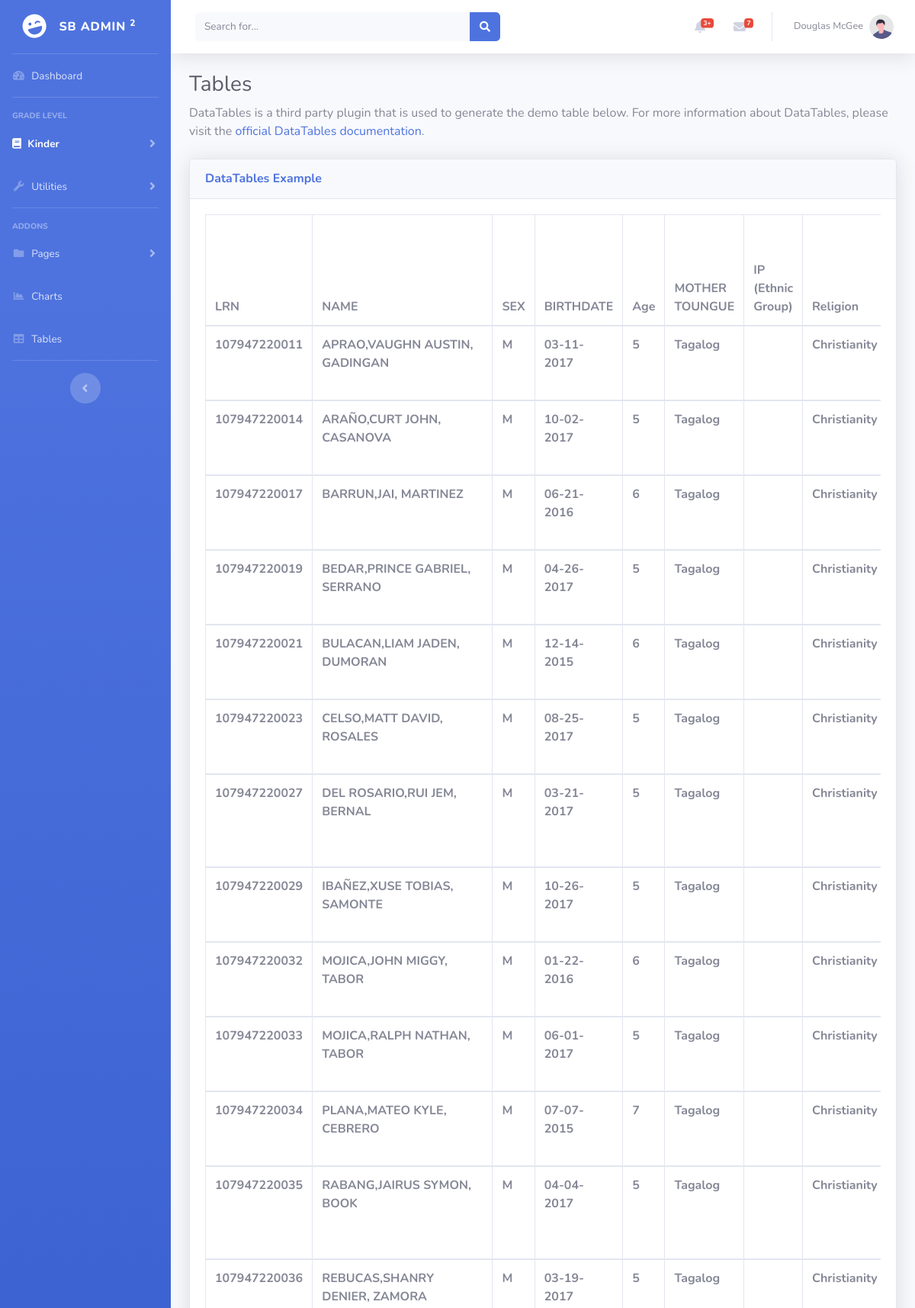
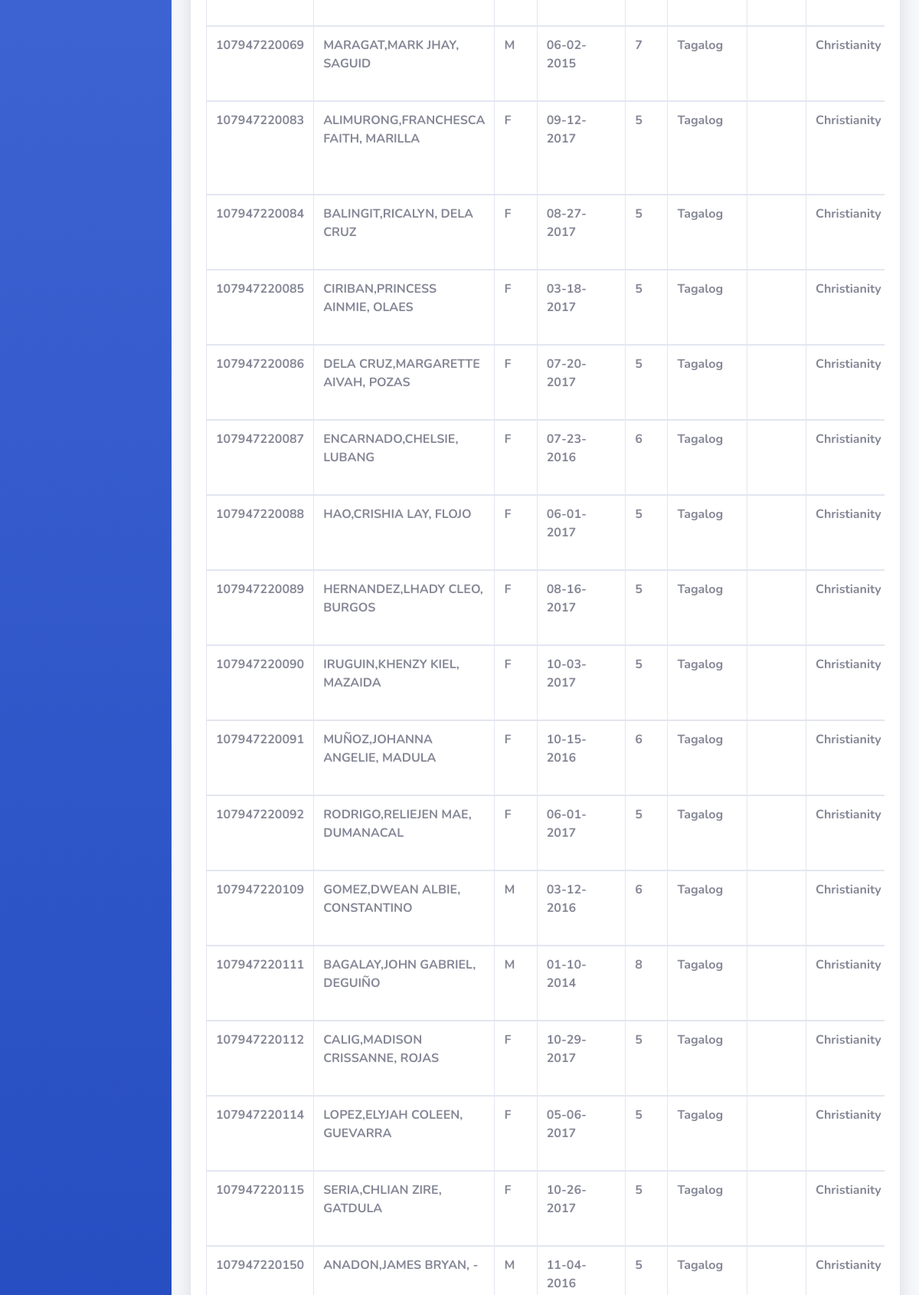
/aguinaldo.php (upper part), run on the app's committed database (2 pictures, top to bottom).
### tables this page shows
CREATE TABLE `kinder_aguinaldo` (
  `LRN` char(13) NOT NULL,
  `Student_Name` char(150) DEFAULT NULL,
  `Sex` char(1) DEFAULT NULL,
  `Birth_Date` char(10) DEFAULT NULL,
  `Age` int(3) DEFAULT NULL,
  `Mother_Tongue` char(30) DEFAULT NULL,
  `Ethnic_Group` char(30) DEFAULT NULL,
  `Religion` char(35) DEFAULT NULL,
  `House_NO_Street_Sitio_Purok` char(150) DEFAULT NULL,
  `Barangay` char(30) DEFAULT NULL,
  `Municipality` char(35) DEFAULT NULL,
  `Province` char(30) DEFAULT NULL,
  `Father_Name` char(150) DEFAULT NULL,
  `Maiden_Mother_Name` char(150) DEFAULT NULL,
  `Guardian_Name` char(150) DEFAULT NULL,
  `Guardian_Relationship` char(30) DEFAULT NULL,
  `Guardian_Number` char(12) DEFAULT NULL,
  `Learning_Modality` char(30) DEFAULT NULL,
  `Remarks` char(100) DEFAULT NULL
);

### aguinaldo.php (the view, shortened to what this page needs)
<!DOCTYPE html>
<html lang="en">
<head>
    <link href="vendor/fontawesome-free/css/all.min.css" rel="stylesheet" type="text/css">
    <link href="css/sb-admin-2.min.css" rel="stylesheet">
    <link href="vendor/datatables/dataTables.bootstrap4.min.css" rel="stylesheet">
</head>
<body id="page-top">
    <div id="wrapper">
        <ul class="navbar-nav bg-gradient-primary sidebar sidebar-dark accordion" id="accordionSidebar">
            <a class="sidebar-brand d-flex align-items-center justify-content-center" href="index.html">
                <div class="sidebar-brand-icon rotate-n-15">
                    <i class="fas fa-laugh-wink"></i>
                </div>
                <div class="sidebar-brand-text mx-3">SB Admin <sup>2</sup></div>
            </a>
            <hr class="sidebar-divider my-0">
            <li class="nav-item">
                <a class="nav-link" href="index.html">
                    <i class="fas fa-fw fa-tachometer-alt"></i>
                    <span>Dashboard</span></a>
            </li>
            <hr class="sidebar-divider">
            <div class="sidebar-heading">
                Grade Level
            </div>
            <li class="nav-item active">
                <a class="nav-link collapsed" href="#" data-toggle="collapse" data-target="#collapseTwo"
                    aria-expanded="true" aria-controls="collapseTwo">
                    <i class="fa fa-book"></i>
                    <span>Kinder</span>
                </a>
            </li>
            <li class="nav-item">
                <a class="nav-link collapsed" href="#" data-toggle="collapse" data-target="#collapseUtilities"
                    aria-expanded="true" aria-controls="collapseUtilities">
                    <i class="fas fa-fw fa-wrench"></i>
                    <span>Utilities</span>
                </a>
            </li>
            <hr class="sidebar-divider">
            <div class="sidebar-heading">
                Addons
            </div>
            <li class="nav-item">
                <a class="nav-link collapsed" href="#" data-toggle="collapse" data-target="#collapsePages"
                    aria-expanded="true" aria-controls="collapsePages">
                    <i class="fas fa-fw fa-folder"></i>
                    <span>Pages</span>
                </a>
            </li>
            <li class="nav-item">
                <a class="nav-link" href="charts.html">
                    <i class="fas fa-fw fa-chart-area"></i>
                    <span>Charts</span></a>
            </li>
            <li class="nav-item">
                <a class="nav-link" href="tables.html">
                    <i class="fas fa-fw fa-table"></i>
                    <span>Tables</span></a>
            </li>
            <hr class="sidebar-divider d-none d-md-block">
            <div class="text-center d-none d-md-inline">
                <button class="rounded-circle border-0" id="sidebarToggle"></button>
            </div>
        </ul>
        <div id="content-wrapper" class="d-flex flex-column">
            <div id="content">
                <nav class="navbar navbar-expand navbar-light bg-white topbar mb-4 static-top shadow">
                    <form
                        class="d-none d-sm-inline-block form-inline mr-auto ml-md-3 my-2 my-md-0 mw-100 navbar-search">
                        <div class="input-group">
                            <input type="text" class="form-control bg-light border-0 small" placeholder="Search for..."
                                aria-label="Search" aria-describedby="basic-addon2">
                            <div class="input-group-append">
                                <button class="btn btn-primary" type="button">
                                    <i class="fas fa-search fa-sm"></i>
                                </button>
                            </div>
                        </div>
                    </form>
                    <ul class="navbar-nav ml-auto">
                        <li class="nav-item dropdown no-arrow mx-1">
                            <a class="nav-link dropdown-toggle" href="#" id="alertsDropdown" role="button"
                                data-toggle="dropdown" aria-haspopup="true" aria-expanded="false">
                                <i class="fas fa-bell fa-fw"></i>
                                <span class="badge badge-danger badge-counter">3+</span>
                            </a>
                        </li>
                        <li class="nav-item dropdown no-arrow mx-1">
                            <a class="nav-link dropdown-toggle" href="#" id="messagesDropdown" role="button"
                                data-toggle="dropdown" aria-haspopup="true" aria-expanded="false">
                                <i class="fas fa-envelope fa-fw"></i>
                                <span class="badge badge-danger badge-counter">7</span>
                            </a>
                        </li>
                        <li class="nav-item dropdown no-arrow">
                            <a class="nav-link dropdown-toggle" href="#" id="userDropdown" role="button"
                                data-toggle="dropdown" aria-haspopup="true" aria-expanded="false">
                                <span class="mr-2 d-none d-lg-inline text-gray-600 small">Douglas McGee</span>
                                <img class="img-profile rounded-circle"
                                    src="img/undraw_profile.svg">
                            </a>
                        </li>
                    </ul>
                </nav>
                <div class="container-fluid">
                    <h1 class="h3 mb-2 text-gray-800">Tables</h1>
                    <p class="mb-4">DataTables is a third party plugin that is used to generate the demo table below.
                        For more information about DataTables, please visit the <a target="_blank"
                            href="https://datatables.net">official DataTables documentation</a>.</p>
                    <div class="card shadow mb-4">
                        <div class="card-header py-3">
                            <h6 class="m-0 font-weight-bold text-primary">DataTables Example</h6>
                        </div>
                        <div class="card-body">
                            <div class="table-responsive">
                                <table class="table table-bordered" id="dataTable" width="100%" cellspacing="0">
                                     <thead>
                                        <tr>
                                            <th>LRN</th>
                                            <th>NAME</th>
                                            <th>SEX</th>
                                            <th>BIRTHDATE</th>
                                            <th>Age</th>
                                            <th>MOTHER TOUNGUE</th>
                                            <th>IP (Ethnic Group)</th>
                                            <th>Religion</th>
                                        </tr>
                                    </thead>
                                        <?php
                        $con = mysqli_connect("localhost","root","","gtmes_db");
                        $stmt = mysqli_query($con, "SELECT * from kinder_aguinaldo");
                        while ($row = mysqli_fetch_row($stmt)) {
                        echo "<tbody>";
                        echo "<tr>";
                        for ($j = 0; $j < 19; $j++) {
                        echo "<th>".$row[$j]."</th>";
                             }
                            echo "</tr>";
                            echo "</tbody>";
                        }
                                ?>
                                </table>
                            </div>
                        </div>
                    </div>
                </div>
            </div>
        </div>
    </div>
</body>
</html>

### data on the page
kinder_aguinaldo: LRN "107947220011", Student_Name "APRAO,VAUGHN AUSTIN, GADINGAN", Sex "M", Birth_Date "03-11-2017", Age "5", Mother_Tongue "Tagalog", Religion "Christianity"
kinder_aguinaldo: LRN "107947220014", Student_Name "ARAÑO,CURT JOHN, CASANOVA", Sex "M", Birth_Date "10-02-2017", Age "5", Mother_Tongue "Tagalog", Religion "Christianity"
kinder_aguinaldo: LRN "107947220017", Student_Name "BARRUN,JAI, MARTINEZ", Sex "M", Birth_Date "06-21-2016", Age "6", Mother_Tongue "Tagalog", Religion "Christianity"
kinder_aguinaldo: LRN "107947220019", Student_Name "BEDAR,PRINCE GABRIEL, SERRANO", Sex "M", Birth_Date "04-26-2017", Age "5", Mother_Tongue "Tagalog", Religion "Christianity"
kinder_aguinaldo: LRN "107947220021", Student_Name "BULACAN,LIAM JADEN, DUMORAN", Sex "M", Birth_Date "12-14-2015", Age "6", Mother_Tongue "Tagalog", Religion "Christianity"
kinder_aguinaldo: LRN "107947220023", Student_Name "CELSO,MATT DAVID, ROSALES", Sex "M", Birth_Date "08-25-2017", Age "5", Mother_Tongue "Tagalog", Religion "Christianity"
kinder_aguinaldo: LRN "107947220027", Student_Name "DEL ROSARIO,RUI JEM, BERNAL", Sex "M", Birth_Date "03-21-2017", Age "5", Mother_Tongue "Tagalog", Religion "Christianity"
kinder_aguinaldo: LRN "107947220029", Student_Name "IBAÑEZ,XUSE TOBIAS, SAMONTE", Sex "M", Birth_Date "10-26-2017", Age "5", Mother_Tongue "Tagalog", Religion "Christianity"
kinder_aguinaldo: LRN "107947220032", Student_Name "MOJICA,JOHN MIGGY, TABOR", Sex "M", Birth_Date "01-22-2016", Age "6", Mother_Tongue "Tagalog", Religion "Christianity"
kinder_aguinaldo: LRN "107947220033", Student_Name "MOJICA,RALPH NATHAN, TABOR", Sex "M", Birth_Date "06-01-2017", Age "5", Mother_Tongue "Tagalog", Religion "Christianity"
kinder_aguinaldo: LRN "107947220034", Student_Name "PLANA,MATEO KYLE, CEBRERO", Sex "M", Birth_Date "07-07-2015", Age "7", Mother_Tongue "Tagalog", Religion "Christianity"
kinder_aguinaldo: LRN "107947220035", Student_Name "RABANG,JAIRUS SYMON, BOOK", Sex "M", Birth_Date "04-04-2017", Age "5", Mother_Tongue "Tagalog", Religion "Christianity"
kinder_aguinaldo: LRN "107947220036", Student_Name "REBUCAS,SHANRY DENIER, ZAMORA", Sex "M", Birth_Date "03-19-2017", Age "5", Mother_Tongue "Tagalog", Religion "Christianity"
kinder_aguinaldo: LRN "107947220069", Student_Name "MARAGAT,MARK JHAY, SAGUID", Sex "M", Birth_Date "06-02-2015", Age "7", Mother_Tongue "Tagalog", Religion "Christianity"
kinder_aguinaldo: LRN "107947220083", Student_Name "ALIMURONG,FRANCHESCA FAITH, MARILLA", Sex "F", Birth_Date "09-12-2017", Age "5", Mother_Tongue "Tagalog", Religion "Christianity"
kinder_aguinaldo: LRN "107947220084", Student_Name "BALINGIT,RICALYN, DELA CRUZ", Sex "F", Birth_Date "08-27-2017", Age "5", Mother_Tongue "Tagalog", Religion "Christianity"
kinder_aguinaldo: LRN "107947220085", Student_Name "CIRIBAN,PRINCESS AINMIE, OLAES", Sex "F", Birth_Date "03-18-2017", Age "5", Mother_Tongue "Tagalog", Religion "Christianity"
kinder_aguinaldo: LRN "107947220086", Student_Name "DELA CRUZ,MARGARETTE AIVAH, POZAS", Sex "F", Birth_Date "07-20-2017", Age "5", Mother_Tongue "Tagalog", Religion "Christianity"
kinder_aguinaldo: LRN "107947220087", Student_Name "ENCARNADO,CHELSIE, LUBANG", Sex "F", Birth_Date "07-23-2016", Age "6", Mother_Tongue "Tagalog", Religion "Christianity"
kinder_aguinaldo: LRN "107947220088", Student_Name "HAO,CRISHIA LAY, FLOJO", Sex "F", Birth_Date "06-01-2017", Age "5", Mother_Tongue "Tagalog", Religion "Christianity"
kinder_aguinaldo: LRN "107947220089", Student_Name "HERNANDEZ,LHADY CLEO, BURGOS", Sex "F", Birth_Date "08-16-2017", Age "5", Mother_Tongue "Tagalog", Religion "Christianity"
kinder_aguinaldo: LRN "107947220090", Student_Name "IRUGUIN,KHENZY KIEL, MAZAIDA", Sex "F", Birth_Date "10-03-2017", Age "5", Mother_Tongue "Tagalog", Religion "Christianity"
kinder_aguinaldo: LRN "107947220091", Student_Name "MUÑOZ,JOHANNA ANGELIE, MADULA", Sex "F", Birth_Date "10-15-2016", Age "6", Mother_Tongue "Tagalog", Religion "Christianity"
kinder_aguinaldo: LRN "107947220092", Student_Name "RODRIGO,RELIEJEN MAE, DUMANACAL", Sex "F", Birth_Date "06-01-2017", Age "5", Mother_Tongue "Tagalog", Religion "Christianity"
kinder_aguinaldo: LRN "107947220109", Student_Name "GOMEZ,DWEAN ALBIE, CONSTANTINO", Sex "M", Birth_Date "03-12-2016", Age "6", Mother_Tongue "Tagalog", Religion "Christianity"
kinder_aguinaldo: LRN "107947220111", Student_Name "BAGALAY,JOHN GABRIEL, DEGUIÑO", Sex "M", Birth_Date "01-10-2014", Age "8", Mother_Tongue "Tagalog", Religion "Christianity"
kinder_aguinaldo: LRN "107947220112", Student_Name "CALIG,MADISON CRISSANNE, ROJAS", Sex "F", Birth_Date "10-29-2017", Age "5", Mother_Tongue "Tagalog", Religion "Christianity"
kinder_aguinaldo: LRN "107947220114", Student_Name "LOPEZ,ELYJAH COLEEN, GUEVARRA", Sex "F", Birth_Date "05-06-2017", Age "5", Mother_Tongue "Tagalog", Religion "Christianity"
kinder_aguinaldo: LRN "107947220115", Student_Name "SERIA,CHLIAN ZIRE, GATDULA", Sex "F", Birth_Date "10-26-2017", Age "5", Mother_Tongue "Tagalog", Religion "Christianity"
kinder_aguinaldo: LRN "107947220150", Student_Name "ANADON,JAMES BRYAN, -", Sex "M", Birth_Date "11-04-2016", Age "5", Mother_Tongue "Tagalog", Religion "Christianity"
